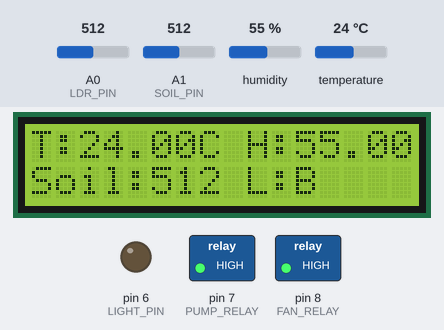
Bench run of a sketch on a simulated Arduino Uno, built with avr-gcc and run on an emulated ATmega328P. Shown: 16×2 character LCD, switched loads named in the sketch (green lamp = pin HIGH), output pins drawn as LEDs (lit = HIGH). Inputs (shaded band) come from the test bench; at power-on: A0 (LDR_PIN) = 512, temperature 24 °C, A1 (SOIL_PIN) = 512, humidity 55 %. What the sketch prints to the serial monitor is not drawn.

Above: at 3.2 s.
3.3 s: A0 (LDR_PIN) set to 415
9.4 s: A0 (LDR_PIN) set to 390
At 10.6 s:
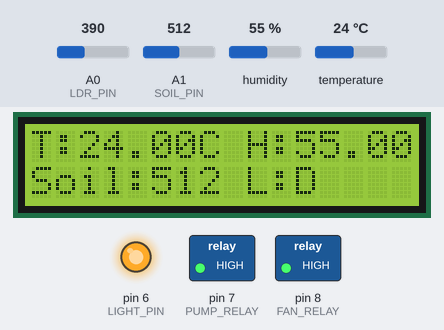
10.9 s: temperature set to 27 °C
At 13.8 s:
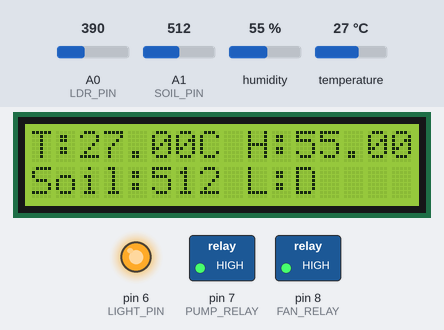
14.1 s: temperature set to 30 °C
At 15.4 s:
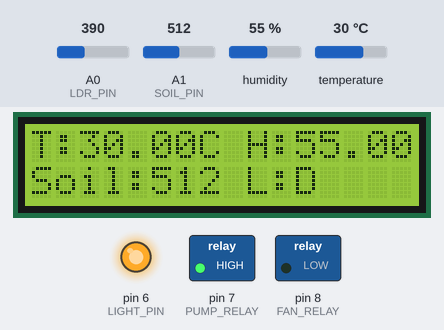
16.2 s: A1 (SOIL_PIN) set to 686
At 18.0 s:
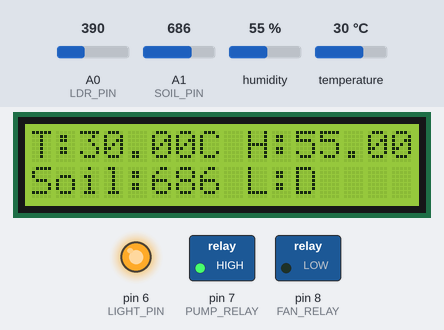
18.3 s: A1 (SOIL_PIN) set to 710
At 19.4 s:
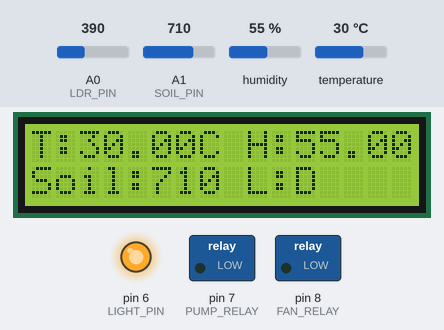
Timing chart, 0 to 21.3 s (numbered marks = the images above; inputs shaded):
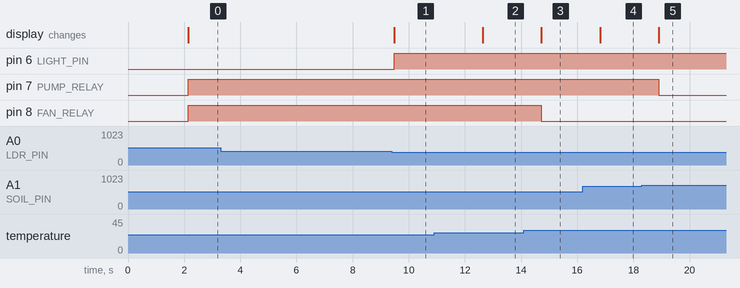

Measured:
- the behaviour switches between 400 and 399 on A0 (LDR_PIN) (found by bisection; images 0 and 1)
- the behaviour switches between 28 and 29 °C on temperature (found by bisection; images 2 and 3)
- the behaviour switches between 700 and 701 on A1 (SOIL_PIN) (found by bisection; images 4 and 5)
- after the input at 3.3 s, every drawn part: stays the same
- after the input at 9.4 s, pin 6 (LIGHT_PIN): LOW → HIGH after 0.07 s; the display: changes after 0.07 s (image 1)
- after the input at 10.9 s, the display: changes after 1.7 s (image 2)
- after the input at 14.1 s, pin 8 (FAN_RELAY): HIGH → LOW after 0.62 s; the display: changes after 0.62 s (image 3)
- after the input at 16.2 s, the display: changes after 0.62 s (image 4)
- after the input at 18.3 s, pin 7 (PUMP_RELAY): HIGH → LOW after 0.61 s; the display: changes after 0.61 s (image 5)

The sketch:

green_house_control_and_monitoring.ino
```cpp
#include <Servo.h>
#include <DHT.h>
#include <Wire.h>
#include <LiquidCrystal_I2C.h>

// --- Pin Definitions ---
#define DHTPIN 2              // DHT11 sensor
#define DHTTYPE DHT11
#define SOIL_PIN A1           // Soil Moisture (Analog)
#define LDR_PIN A0             // LDR (Digital Read)
#define PUMP_RELAY 7          // Relay for motor
#define FAN_RELAY 8           // Relay for fan
#define LIGHT_PIN 6           // Light (LED or bulb)

DHT dht(DHTPIN, DHTTYPE);
LiquidCrystal_I2C lcd(0x27, 16, 2); // Adjust 0x27 if needed

void setup() {
  Serial.begin(9600);
  dht.begin();
  lcd.init();
  lcd.backlight();

  pinMode(SOIL_PIN, INPUT);
  pinMode(LDR_PIN, INPUT);

  pinMode(PUMP_RELAY, OUTPUT);
  pinMode(FAN_RELAY, OUTPUT);
  pinMode(LIGHT_PIN, OUTPUT);

  Serial.begin(9600);

  lcd.setCursor(0, 0);
  lcd.print("WLC EcoTechGrow");
  delay(2000);
  lcd.clear();
}

void loop() {
  // Read sensor values
  float temperature = dht.readTemperature();
  float humidity = dht.readHumidity();
  int soilValue = analogRead(SOIL_PIN);
  int ldrValue = analogRead(LDR_PIN); // 0 = Dark, 1 = Bright


  // Display on Serial Monitor
  Serial.print("Temp: "); Serial.print(temperature); Serial.print("C ");
  Serial.print("Humidity: "); Serial.print(humidity); Serial.print("% ");
  Serial.print("Soil: "); Serial.print(soilValue); Serial.print(" ");
  Serial.print("LDR Value: ");
  Serial.println(ldrValue);
  Serial.print("Light: "); Serial.println(ldrValue <400 ? "Dark" : "Bright");


  // Display on LCD

  lcd.clear();
  lcd.setCursor(0, 0);
  lcd.print("T:");
  lcd.print(temperature);
  lcd.print("C H:");
  lcd.print(humidity);

  lcd.setCursor(0, 1);
  lcd.print("Soil:");
  lcd.print(soilValue);
  lcd.print(" L:");
  lcd.print(ldrValue < 400 ? "D" : "B");


  // Fan control (Temp > 32)
   digitalWrite(FAN_RELAY, temperature > 28 ? LOW : HIGH);


  //Water pump control (Soil dry)
  digitalWrite(PUMP_RELAY, soilValue > 700 ? LOW : HIGH);


  // Light control (Turn ON if dark)
   digitalWrite(LIGHT_PIN, ldrValue < 400 ? HIGH : LOW);


  delay(1000);
}
```
